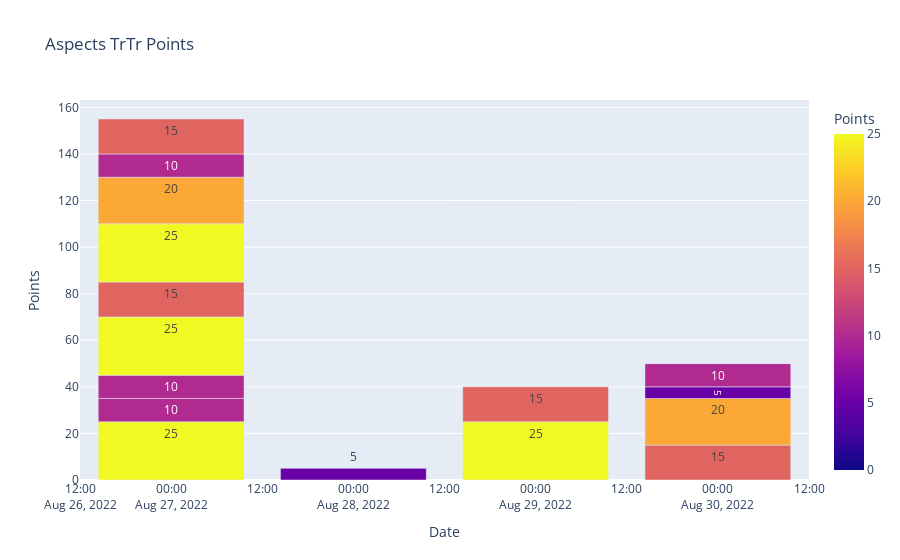

Write notebook code for a chart like this one.
### Code cell
fig = px.bar(b_trtr, x="Date", y="Points", color="Points", text="Points", title="Aspects TrTr Points")
fig.show()

### Figure 1 — Plotly figure (JSON) as saved in the notebook; plotly's stock layout.template omitted (floating-point values rounded to 4 significant figures)
{"data": [{"alignmentgroup": "True", "hovertemplate": "Date=%{x}<br>Points=%{marker.color}<extra></extra>", "legendgroup": "", "marker": {"color": [25, 10, 10, 25, 15, 25, 20, 10, 15, 5, 25, 15, 15, 20, 5, 10, 0], "coloraxis": "coloraxis", "pattern": {"shape": ""}}, "name": "", "offsetgroup": "", "orientation": "v", "showlegend": false, "text": [25, 10, 10, 25, 15, 25, 20, 10, 15, 5, 25, 15, 15, 20, 5, 10, 0], "textposition": "auto", "type": "bar", "x": ["2022-08-27T00:00:00", "2022-08-27T00:00:00", "2022-08-27T00:00:00", "2022-08-27T00:00:00", "2022-08-27T00:00:00", "2022-08-27T00:00:00", "2022-08-27T00:00:00", "2022-08-27T00:00:00", "2022-08-27T00:00:00", "2022-08-28T00:00:00", "2022-08-29T00:00:00", "2022-08-29T00:00:00", "2022-08-30T00:00:00", "2022-08-30T00:00:00", "2022-08-30T00:00:00", "2022-08-30T00:00:00", "2022-08-30T00:00:00"], "xaxis": "x", "y": [25, 10, 10, 25, 15, 25, 20, 10, 15, 5, 25, 15, 15, 20, 5, 10, 0], "yaxis": "y"}], "layout": {"barmode": "relative", "coloraxis": {"colorbar": {"title": {"text": "Points"}}, "colorscale": [[0, "#0d0887"], [0.1111, "#46039f"], [0.2222, "#7201a8"], [0.3333, "#9c179e"], [0.4444, "#bd3786"], [0.5556, "#d8576b"], [0.6667, "#ed7953"], [0.7778, "#fb9f3a"], [0.8889, "#fdca26"], [1, "#f0f921"]]}, "legend": {"tracegroupgap": 0}, "title": {"text": "Aspects TrTr Points"}, "xaxis": {"anchor": "y", "domain": [0, 1], "title": {"text": "Date"}}, "yaxis": {"anchor": "x", "domain": [0, 1], "title": {"text": "Points"}}}}
